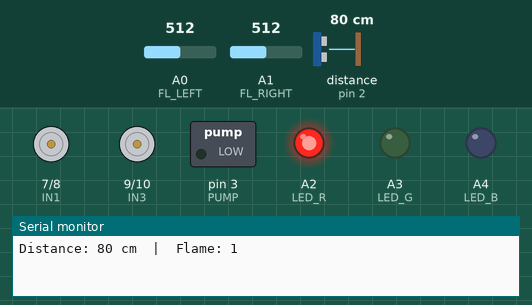
Recording of a sketch running on a simulated Arduino Uno, built with avr-gcc and run on an emulated ATmega328P. Shown: motor-driver pin pairs drawn as motors (green arrow = first pin HIGH = forward, orange = second pin HIGH = backward, longer = more drive, scaled by the enable pin), switched loads named in the sketch (green lamp = pin HIGH), output pins drawn as LEDs (lit = HIGH), the last lines printed to the serial monitor. Wiring (inferred from the names in the program): ultrasonic range finder: trigger pin 4; echo pin 2. The inputs (shaded band) are chosen by the test bench; at power-on: A0 (FL_LEFT) = 512, A1 (FL_RIGHT) = 512, distance to the obstacle (sensor on pin 2) 80 cm. The echo pulse lasts 58.3 µs per cm; pins used as bus, display or sensor lines are not drawn.

Above: at 0.3 s.
At 19.5 s:
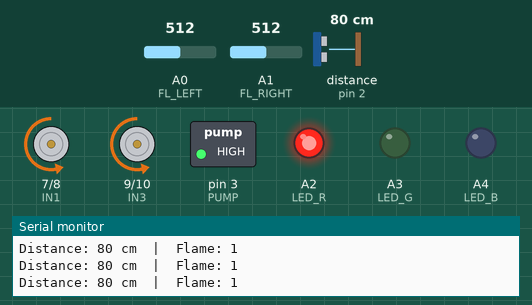
At 35.3 s:
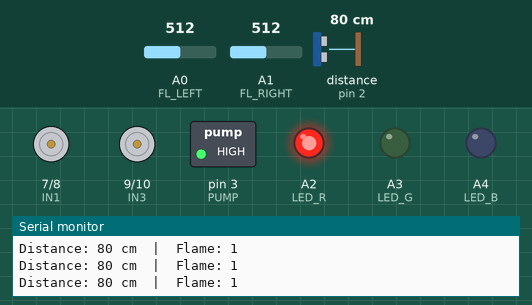
Timing chart, 0 to 40.0 s (numbered marks = the images above):
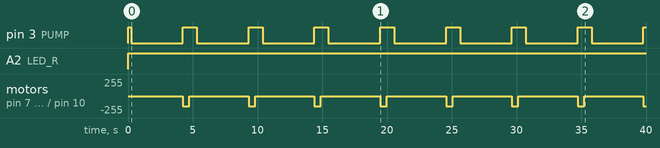

The sketch:

firefighting_robot.ino
```cpp
#include <Servo.h>


const int ENA = 5;
const int IN1 = 7;
const int IN2 = 8;
const int IN3 = 9;
const int IN4 = 10;
const int ENB = 6;

const int TRIG = 4;
const int ECHO = 2;

const int FL_LEFT  = A0;
const int FL_RIGHT = A1;

const int PUMP  = 3;
const int LED_R = A2;
const int LED_G = A3;
const int LED_B = A4;


int baseSpeed   = 170;   // PWM for forward motion
int turnSpeed   = 150;   // PWM for pivot turns
int avoidDist   = 20;    // Obstacle threshold (cm)
int flameThresh = 700;   // IR analog threshold (lower = fire)
int sprayMs     = 4000;  // Pump on-duration (ms)


void motorsStop() {
  analogWrite(ENA, 0);
  analogWrite(ENB, 0);
}

void motorsForward(int spdL, int spdR) {
  digitalWrite(IN1, HIGH);
  digitalWrite(IN2, LOW);
  digitalWrite(IN3, HIGH);
  digitalWrite(IN4, LOW);
  analogWrite(ENA, spdL);
  analogWrite(ENB, spdR);
}

void motorsBackward(int spdL, int spdR) {
  digitalWrite(IN1, LOW);
  digitalWrite(IN2, HIGH);
  digitalWrite(IN3, LOW);
  digitalWrite(IN4, HIGH);
  analogWrite(ENA, spdL);
  analogWrite(ENB, spdR);
}

void motorsTurnLeft(int spd) {
  digitalWrite(IN1, LOW);
  digitalWrite(IN2, HIGH);
  digitalWrite(IN3, HIGH);
  digitalWrite(IN4, LOW);
  analogWrite(ENA, spd);
  analogWrite(ENB, spd);
}

void motorsTurnRight(int spd) {
  digitalWrite(IN1, HIGH);
  digitalWrite(IN2, LOW);
  digitalWrite(IN3, LOW);
  digitalWrite(IN4, HIGH);
  analogWrite(ENA, spd);
  analogWrite(ENB, spd);
}


long readUltrasonicCM() {
  digitalWrite(TRIG, LOW);
  delayMicroseconds(2);
  digitalWrite(TRIG, HIGH);
  delayMicroseconds(10);
  digitalWrite(TRIG, LOW);

  long dur = pulseIn(ECHO, HIGH, 30000);
  if (dur == 0) return 999;   // no echo / out of range
  return dur / 58;
}


void pumpOn(bool on) {
  digitalWrite(PUMP, on ? LOW : HIGH);
}

void setLED(bool r, bool g, bool b) {
  digitalWrite(LED_R, r);
  digitalWrite(LED_G, g);
  digitalWrite(LED_B, b);
}


bool detectFlame() {
  int sumL = 0, sumR = 0;

  for (int i = 0; i < 5; i++) {
    sumL += analogRead(FL_LEFT);
    sumR += analogRead(FL_RIGHT);
    delay(5);
  }

  int avgL = sumL / 5;
  int avgR = sumR / 5;

  return (avgL < flameThresh || avgR < flameThresh);
}


void setup() {
  Serial.begin(9600);

  pinMode(ENA, OUTPUT);
  pinMode(ENB, OUTPUT);
  pinMode(IN1, OUTPUT);
  pinMode(IN2, OUTPUT);
  pinMode(IN3, OUTPUT);
  pinMode(IN4, OUTPUT);

  pinMode(TRIG, OUTPUT);
  pinMode(ECHO, INPUT);

  pinMode(PUMP, OUTPUT);

  pinMode(LED_R, OUTPUT);
  pinMode(LED_G, OUTPUT);
  pinMode(LED_B, OUTPUT);

  pumpOn(false);
}


void loop() {

  long dist  = readUltrasonicCM();
  bool flame = detectFlame();

  Serial.print("Distance: ");
  Serial.print(dist);
  Serial.print(" cm  |  Flame: ");
  Serial.println(flame);


  if (flame) {
    setLED(true, false, false);   // RED

    motorsStop();
    delay(200);

    pumpOn(true);
    delay(sprayMs);
    pumpOn(false);

    // Reverse after extinguishing to clear the area
    motorsBackward(150, 150);
    delay(500);

    motorsStop();
    delay(300);
  }


  else if (dist < avoidDist) {
    setLED(false, true, false);   // GREEN

    motorsBackward(150, 150);
    delay(400);

    motorsTurnRight(turnSpeed);
    delay(500);
  }

  else {
    setLED(false, false, true);   // BLUE
    motorsForward(baseSpeed, baseSpeed);
  }

  delay(50);
}
```

Measured:
- by itself, pin 3 (PUMP): alternates HIGH for 1.1 s and LOW for 4.0 s
- by itself, A2 (LED_R): LOW → HIGH at 0.03 s
- by itself, motor on pin 7 (IN1) / pin 8 (IN2), motor on pin 9 (IN3) / pin 10 (IN4): alternates backward 150/255 for 0.50 s and stopped for 4.6 s
